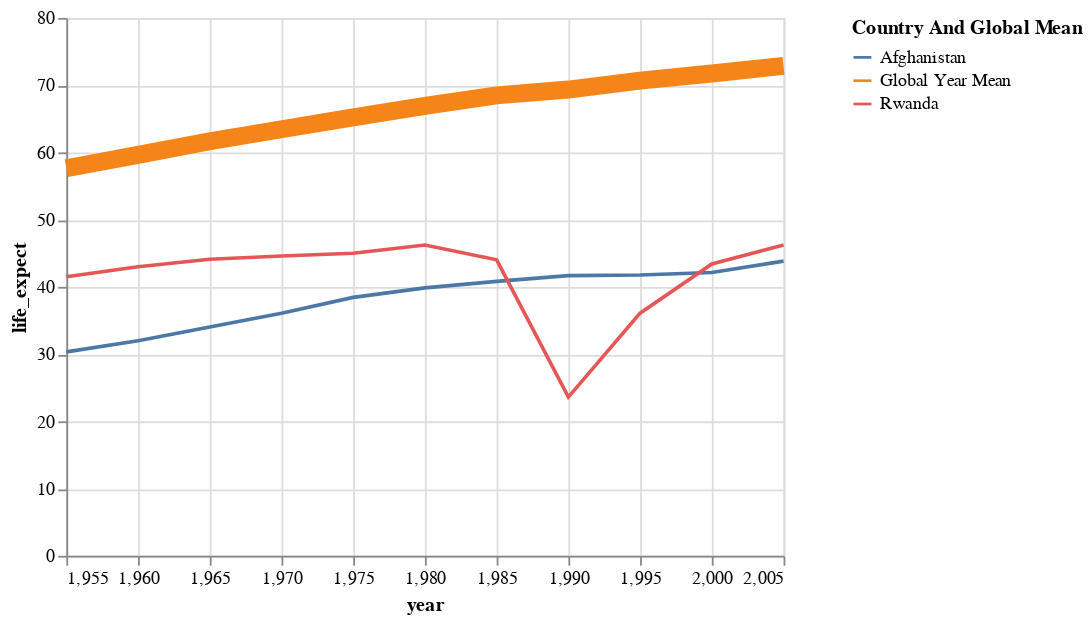

The cell this chart's notebook holds for it:
### Code cell
last_plot = plot1 + plot2
last_plot.encode(
alt.Color(legend=alt.Legend(title="Country And Global Mean"))
)

### Figure 1 — Vega-Lite specification as saved in the notebook (floating-point values rounded to 4 significant figures)
{"config": {"view": {"continuousWidth": 400, "continuousHeight": 300}}, "layer": [{"data": {"name": "data-24f8f92e4cf7aeea35eac21669d5f30e"}, "mark": "line", "encoding": {"color": {"field": "country", "type": "nominal"}, "x": {"field": "year", "type": "quantitative"}, "y": {"field": "life_expect", "type": "quantitative"}}}, {"data": {"name": "data-da2034b4027585ba8fde76d647c3931c"}, "mark": {"type": "line", "size": 10}, "encoding": {"color": {"field": "key", "type": "ordinal"}, "x": {"field": "year", "type": "quantitative"}, "y": {"field": "life_expect", "type": "quantitative"}}, "transform": [{"fold": ["Global Year Mean"]}]}], "encoding": {"color": {"legend": {"title": "Country And Global Mean"}}}, "$schema": "https://vega.github.io/schema/vega-lite/v4.17.0.json", "datasets": {"data-24f8f92e4cf7aeea35eac21669d5f30e": [{"year": 1955, "country": "Afghanistan", "cluster": 0, "pop": 8891209, "life_expect": 30.33, "fertility": 7.7}, {"year": 1960, "country": "Afghanistan", "cluster": 0, "pop": 9829450, "life_expect": 32.0, "fertility": 7.7}, {"year": 1965, "country": "Afghanistan", "cluster": 0, "pop": 10997885, "life_expect": 34.02, "fertility": 7.7}, {"year": 1970, "country": "Afghanistan", "cluster": 0, "pop": 12430623, "life_expect": 36.09, "fertility": 7.7}, {"year": 1975, "country": "Afghanistan", "cluster": 0, "pop": 14132019, "life_expect": 38.44, "fertility": 7.7}, {"year": 1980, "country": "Afghanistan", "cluster": 0, "pop": 15112149, "life_expect": 39.85, "fertility": 7.8}, {"year": 1985, "country": "Afghanistan", "cluster": 0, "pop": 13796928, "life_expect": 40.82, "fertility": 7.9}, {"year": 1990, "country": "Afghanistan", "cluster": 0, "pop": 14669339, "life_expect": 41.67, "fertility": 8.0}, {"year": 1995, "country": "Afghanistan", "cluster": 0, "pop": 20881480, "life_expect": 41.76, "fertility": 8.0}, {"year": 2000, "country": "Afghanistan", "cluster": 0, "pop": 23898198, "life_expect": 42.13, "fertility": 7.479}, {"year": 2005, "country": "Afghanistan", "cluster": 0, "pop": 29928987, "life_expect": 43.83, "fertility": 7.069}, {"year": 1955, "country": "Rwanda", "cluster": 2, "pop": 2698272, "life_expect": 41.5, "fertility": 8.0}, {"year": 1960, "country": "Rwanda", "cluster": 2, "pop": 3031804, "life_expect": 43.0, "fertility": 8.1}, {"year": 1965, "country": "Rwanda", "cluster": 2, "pop": 3264640, "life_expect": 44.1, "fertility": 8.2}, {"year": 1970, "country": "Rwanda", "cluster": 2, "pop": 3769171, "life_expect": 44.6, "fertility": 8.29}, {"year": 1975, "country": "Rwanda", "cluster": 2, "pop": 4356863, "life_expect": 45.0, "fertility": 8.492}, {"year": 1980, "country": "Rwanda", "cluster": 2, "pop": 5138689, "life_expect": 46.22, "fertility": 8.5}, {"year": 1985, "country": "Rwanda", "cluster": 2, "pop": 6009833, "life_expect": 44.02, "fertility": 8.25}, {"year": 1990, "country": "Rwanda", "cluster": 2, "pop": 6923738, "life_expect": 23.6, "fertility": 6.9}, {"year": 1995, "country": "Rwanda", "cluster": 2, "pop": 5706501, "life_expect": 36.09, "fertility": 6.099}, {"year": 2000, "country": "Rwanda", "cluster": 2, "pop": 7507056, "life_expect": 43.41, "fertility": 6.01}, {"year": 2005, "country": "Rwanda", "cluster": 2, "pop": 8440820, "life_expect": 46.24, "fertility": 5.917}], "data-da2034b4027585ba8fde76d647c3931c": [{"year": 1955, "life_expect": 57.65}, {"year": 1960, "life_expect": 59.62}, {"year": 1965, "life_expect": 61.65}, {"year": 1970, "life_expect": 63.45}, {"year": 1975, "life_expect": 65.21}, {"year": 1980, "life_expect": 66.92}, {"year": 1985, "life_expect": 68.47}, {"year": 1990, "life_expect": 69.35}, {"year": 1995, "life_expect": 70.67}, {"year": 2000, "life_expect": 71.74}, {"year": 2005, "life_expect": 72.88}]}}
